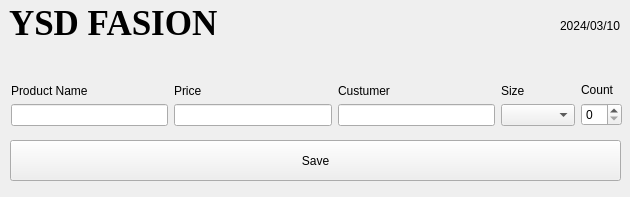
<?xml version="1.0" encoding="UTF-8"?>
<ui version="4.0">
 <class>Form</class>
 <widget class="QWidget" name="Form">
  <property name="geometry">
   <rect>
    <x>0</x>
    <y>0</y>
    <width>630</width>
    <height>197</height>
   </rect>
  </property>
  <property name="windowTitle">
   <string>Form</string>
  </property>
  <widget class="QLabel" name="label">
   <property name="geometry">
    <rect>
     <x>9</x>
     <y>3</y>
     <width>208</width>
     <height>40</height>
    </rect>
   </property>
   <property name="font">
    <font>
     <family>Times New Roman</family>
     <pointsize>26</pointsize>
     <weight>75</weight>
     <bold>true</bold>
    </font>
   </property>
   <property name="text">
    <string>YSD FASION</string>
   </property>
  </widget>
  <widget class="QWidget" name="layoutWidget">
   <property name="geometry">
    <rect>
     <x>11</x>
     <y>83</y>
     <width>611</width>
     <height>43</height>
    </rect>
   </property>
   <layout class="QGridLayout" name="gridLayout">
    <item row="0" column="0">
     <layout class="QVBoxLayout" name="verticalLayout">
      <item>
       <widget class="QLabel" name="label_2">
        <property name="text">
         <string>Product Name</string>
        </property>
       </widget>
      </item>
      <item>
       <widget class="QLineEdit" name="productName_STM_Edit_lineEdit"/>
      </item>
     </layout>
    </item>
    <item row="0" column="1">
     <layout class="QVBoxLayout" name="verticalLayout_2">
      <item>
       <widget class="QLabel" name="label_3">
        <property name="text">
         <string>Price</string>
        </property>
       </widget>
      </item>
      <item>
       <widget class="QLineEdit" name="price_STM_Edit_lineEdit"/>
      </item>
     </layout>
    </item>
    <item row="0" column="2">
     <layout class="QVBoxLayout" name="verticalLayout_3">
      <item>
       <widget class="QLabel" name="label_5">
        <property name="text">
         <string>Custumer</string>
        </property>
       </widget>
      </item>
      <item>
       <widget class="QLineEdit" name="custumer_STM_Edit_lineEdit"/>
      </item>
     </layout>
    </item>
    <item row="0" column="3">
     <layout class="QVBoxLayout" name="verticalLayout_4">
      <item>
       <widget class="QLabel" name="label_6">
        <property name="text">
         <string>Size</string>
        </property>
       </widget>
      </item>
      <item>
       <widget class="QComboBox" name="size_STM_Edit_comboBox">
        <property name="autoFillBackground">
         <bool>false</bool>
        </property>
        <item>
         <property name="text">
          <string/>
         </property>
        </item>
        <item>
         <property name="text">
          <string>Small</string>
         </property>
        </item>
        <item>
         <property name="text">
          <string>Mediam</string>
         </property>
        </item>
        <item>
         <property name="text">
          <string>Large</string>
         </property>
        </item>
        <item>
         <property name="text">
          <string>XL</string>
         </property>
        </item>
        <item>
         <property name="text">
          <string>XXL</string>
         </property>
        </item>
        <item>
         <property name="text">
          <string>XXXL</string>
         </property>
        </item>
       </widget>
      </item>
     </layout>
    </item>
    <item row="0" column="4">
     <layout class="QVBoxLayout" name="verticalLayout_5">
      <item>
       <widget class="QLabel" name="label_4">
        <property name="text">
         <string>Count</string>
        </property>
       </widget>
      </item>
      <item>
       <widget class="QSpinBox" name="itemCount_STM_Edit_spinBox"/>
      </item>
     </layout>
    </item>
   </layout>
  </widget>
  <widget class="QLabel" name="date_lable">
   <property name="enabled">
    <bool>true</bool>
   </property>
   <property name="geometry">
    <rect>
     <x>560</x>
     <y>10</y>
     <width>71</width>
     <height>31</height>
    </rect>
   </property>
   <property name="text">
    <string>2024/03/10</string>
   </property>
  </widget>
  <widget class="QPushButton" name="save_btn">
   <property name="geometry">
    <rect>
     <x>10</x>
     <y>140</y>
     <width>611</width>
     <height>41</height>
    </rect>
   </property>
   <property name="text">
    <string>Save</string>
   </property>
  </widget>
 </widget>
 <resources/>
 <connections/>
</ui>
